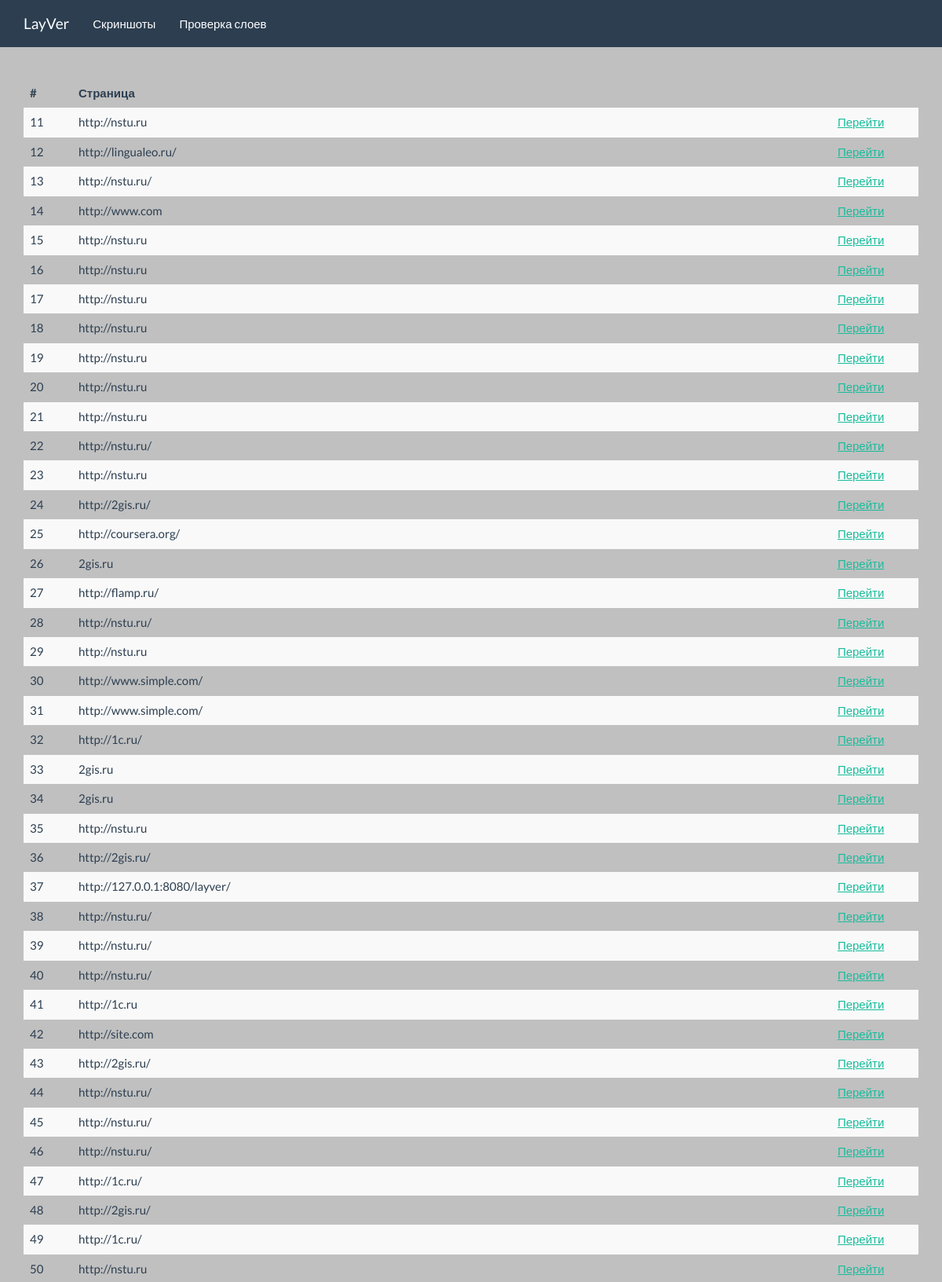
The page /layver/page_list/ (upper part) on the database its author committed.
### layver/models.py (models this page shows, shortened)
class Page(models.Model):
    link = models.CharField(max_length=50)
    browser1 = models.CharField(max_length=15)
    browser2 = models.CharField(max_length=15)

### layver/views.py (the view)
class PageListView(ListView):
    model = Page
    template_name = 'layver/page_list_view.html'

### layver/templates/layver/page_list_view.html
{% extends 'layver/base.html'%}
{% block page_list_view %}
<table class="table table-striped table-hover ">
  <thead>
    <tr>
      <th>#</th>
      <th>Страница</th>
    </tr>
  </thead>
  <tbody>
    {% for page in page_list %}
        <tr>
            <td>{{page.id}}</td>
            <td>{{page.link}}</td>
            <td><a href="{% url 'results' page.id %}">Перейти</a></td>
        </tr>
    {% endfor %}
   </tbody>
</table>
{% endblock %}

### layver/templates/layver/base.html (shortened to what this page needs)
{% load staticfiles %}
<!DOCTYPE html>
<html lang="en">
  <head>
    <link href="{% static 'layver/bootstrap.min.css' %}" rel="stylesheet">
  </head>
  <body>
    <nav class="navbar navbar-default navbar-fixed-top" role="navigation">
      <div class="container">
        <div class="navbar-header">
          <a class="navbar-brand" href="{% url 'main_page' %}">LayVer</a>
        </div>
        <div id="navbar" class="collapse navbar-collapse">
          <ul class="nav navbar-nav">
            <li><a href="{% url 'page_list_view' %}">Скриншоты</a></li>
            <li><a href="{% url 'layer_page' %}">Проверка слоев</a></li>
          </ul>
        </div>
      </div>
    </nav>
    <div class="container">
      {% block page_list_view %}{% endblock %}
    </div>
  </body>
</html>

### layver/templates/layver/base.html (style rules this page uses)
body { padding-top:100px; background-color: #c0c0c0; }

### rows shown on the page
Page: id "11", link "http://nstu.ru"
Page: id "12", link "http://lingualeo.ru/"
Page: id "13", link "http://nstu.ru/"
Page: id "14", link "http://www.com"
Page: id "15", link "http://nstu.ru"
Page: id "16", link "http://nstu.ru"
Page: id "17", link "http://nstu.ru"
Page: id "18", link "http://nstu.ru"
Page: id "19", link "http://nstu.ru"
Page: id "20", link "http://nstu.ru"
Page: id "21", link "http://nstu.ru"
Page: id "22", link "http://nstu.ru/"
Page: id "23", link "http://nstu.ru"
Page: id "24", link "http://2gis.ru/"
Page: id "25", link "http://coursera.org/"
Page: id "26", link "2gis.ru"
Page: id "27", link "http://flamp.ru/"
Page: id "28", link "http://nstu.ru/"
Page: id "29", link "http://nstu.ru"
Page: id "30", link "http://www.simple.com/"
Page: id "31", link "http://www.simple.com/"
Page: id "32", link "http://1c.ru/"
Page: id "33", link "2gis.ru"
Page: id "34", link "2gis.ru"
Page: id "35", link "http://nstu.ru"
Page: id "36", link "http://2gis.ru/"
Page: id "37", link "http://127.0.0.1:8080/layver/"
Page: id "38", link "http://nstu.ru/"
Page: id "39", link "http://nstu.ru/"
Page: id "40", link "http://nstu.ru/"
Page: id "41", link "http://1c.ru"
Page: id "42", link "http://site.com"
Page: id "43", link "http://2gis.ru/"
Page: id "44", link "http://nstu.ru/"
Page: id "45", link "http://nstu.ru/"
Page: id "46", link "http://nstu.ru/"
Page: id "47", link "http://1c.ru/"
Page: id "48", link "http://2gis.ru/"
Page: id "49", link "http://1c.ru/"
Page: id "50", link "http://nstu.ru"
